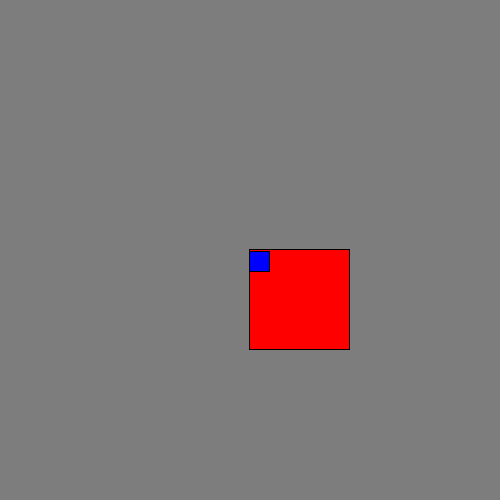
Frame 1 (no input)
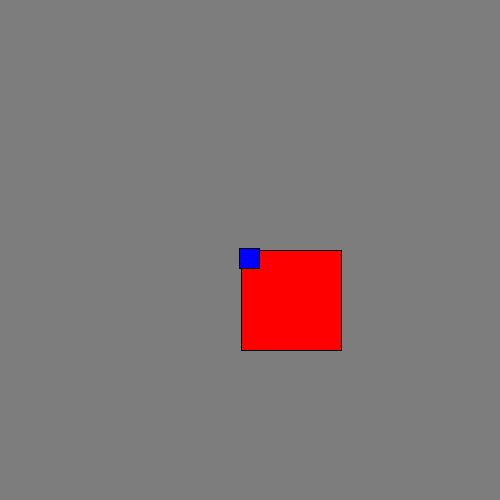
Frame 60 (the mouse pressed at the canvas centre just before this capture)
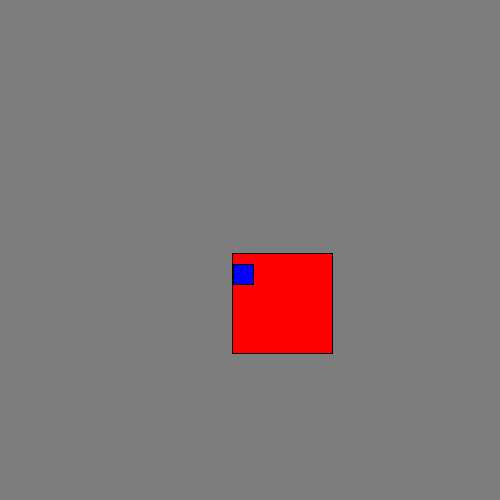
Frame 120 (the mouse held since frame 60 and released just before this capture)

The Processing sketch that drew these frames (run headless with seeded random() and noise(); from frame 60 on, the mouse is pressed at the canvas centre):

// Processing sketch: sketch_clase_cuadrado_aleatorio
// ── sketch_clase_cuadrado_aleatorio.pde
// Declaración del objeto
// instancia de la clase
Cuadrado c1, c2;

void setup () {
  size (500, 500);
  // Inicializamos la clase (reservar memoría)
  c1 = new Cuadrado(250, 250, 100, color(255, 0, 0));
  c2 = new Cuadrado(250, 250, 20, color (0, 0, 255));
}

void draw () {
  background(125);
  c1.MoverPerlin();
  c1.Dibujar();
  
  c2.MoverAleatorio();
  c2.Dibujar();
}

// ── cuadrado.pde
class Cuadrado {
  // atributos
  float x; 
  float y;
  float lado;
  color relleno;
  // constructores
  Cuadrado () {
    x = 100;
    y = 100;
    lado = 20;
    relleno = color (255, 0, 0);
  }
  
  Cuadrado (float _x, float _y, float _lado, color _relleno) {
    x = _x;
    y = _y;
    lado = _lado;
    relleno = _relleno;
  }
  
  // métodos
  void Dibujar () {
    fill (relleno);
    rect(x, y, lado, lado);
  }
  
  void MoverAleatorio() {
    x += random(-2, 2);
    y += random(-2, 2);
  }
  
  void MoverGaussiano() {
    x += randomGaussian();
    y += randomGaussian();
  }
  
  void MoverPerlin () {
    float t = millis () / 1000.0 + random(0, 100);
    x += 2 * noise (t) - 1;
    y += 2 * noise (t+10000) -1;
  }
  
  
}
